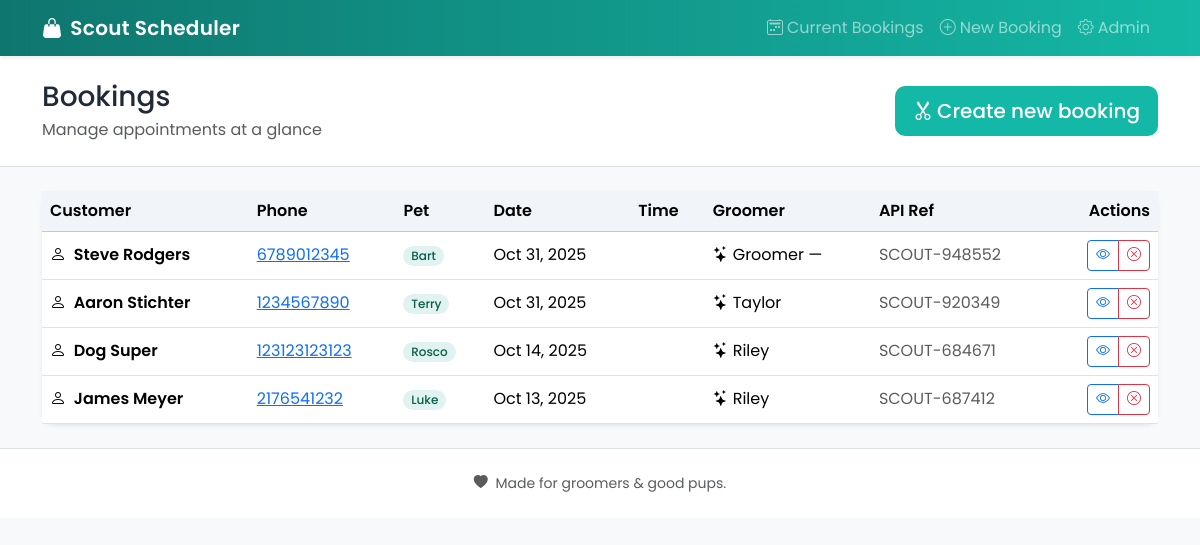
The page /booking/ on the database its author committed.
### booking/models.py (models this page shows, shortened)
class Booking(models.Model):
    customer = models.ForeignKey(Customer, on_delete=models.SET_NULL, null=True, blank=True)
    pet_name = models.CharField(max_length=100, blank=True, null=True)
    class Meta:
        unique_together = ('groomer_id', 'appointment_date', 'appointment_time')
    services = models.JSONField(default=list, blank=True)
    groomer_id = models.IntegerField(null=True, blank=True)
    appointment_date = models.DateField(null=True, blank=True)
    appointment_time = models.CharField(max_length=20, blank=True, null=True)
    api_ref = models.CharField(max_length=100, blank=True, null=True)
    api_payload = models.JSONField(default=dict, blank=True)
    api_response = models.JSONField(default=dict, blank=True)
    created_at = models.DateTimeField(auto_now_add=True)
    updated_at = models.DateTimeField(auto_now=True)

class Customer(models.Model):
    first_name = models.CharField(max_length=100)
    last_name  = models.CharField(max_length=100)
    phone      = models.CharField(max_length=30)
    created_at = models.DateTimeField(auto_now_add=True)
    class Meta:
        unique_together = ('first_name', 'last_name', 'phone')

### booking/views.py (the view)
# urls.py: path('', views.bookings_list, name='list'),
def bookings_list(request):
    qs = Booking.objects.select_related('customer').order_by('-appointment_date', '-appointment_time', '-created_at')
    paginator = Paginator(qs, 25)
    page_number = request.GET.get('page')
    page_obj = paginator.get_page(page_number)
    api = ApiClient()
    groomer_lookup = {str(g['id']): g['name'] for g in api.list_groomers()}
    for b in page_obj.object_list:
        b.groomer_name = groomer_lookup.get(str(b.groomer_id), f"Groomer {b.groomer_id or '—'}")
    return render(request, 'booking/bookings_list.html', {'page_obj': page_obj})

### booking/api.py (called while the page is built)
    def list_groomers(self):
        return [{'id':0,'name':'Anyone'},
                {"id": 1, "name": "Alex"},
                {"id": 2, "name": "Riley"},
                {"id": 3, "name": "Sam"},
                {"id": 4, "name": "Jordan"},
                {"id": 5, "name": "Taylor"},
                ]

### booking/templates/booking/bookings_list.html (shortened to what this page needs)
{% extends "booking/base.html" %}
{% block page_title %}Bookings{% endblock %}
{% block page_subtitle %}Manage appointments at a glance{% endblock %}
{% block header_actions %}
  <a href="{% url 'booking:book' %}" class="btn btn-groom btn-lg">
    <i class="bi bi-scissors me-1"></i>Create new booking
  </a>
{% endblock %}
{% block content %}
  <div class="card shadow-sm">
    <div class="card-body p-0">
      <div class="table-responsive">
        <table class="table table-hover align-middle mb-0">
          <thead class="table-light">
            <tr>
              <th>Customer</th>
              <th>Phone</th>
              <th>Pet</th>
              <th>Date</th>
              <th>Time</th>
              <th>Groomer</th>
              <th>API Ref</th>
              <th class="text-end">Actions</th>
            </tr>
          </thead>
          <tbody>
          {% for b in page_obj.object_list %}
            <tr>
              <td class="fw-semibold">
                <i class="bi bi-person me-1"></i>
                {{ b.customer.first_name }} {{ b.customer.last_name }}
              </td>
              <td>
                {% if b.customer.phone %}
                  <a href="tel:{{ b.customer.phone }}">{{ b.customer.phone }}</a>
                {% else %}
                  <span class="text-muted">—</span>
                {% endif %}
              </td>
              <td><span class="badge rounded-pill text-bg-soft">{{ b.pet_name }}</span></td>
              <td>{{ b.appointment_date|date:"M j, Y" }}</td>
              <td>{{ b.appointment_time|time:"g:i A" }}</td>
              <td><i class="bi bi-stars me-1"></i>{{ b.groomer_name }}</td>
              <td class="text-muted">{{ b.api_ref }}</td>
              <td class="text-end">
                <div class="btn-group">
                  <a class="btn btn-outline-primary btn-sm" href="{% url 'booking:detail' b.id %}" title="View">
                    <i class="bi bi-eye"></i>
                  </a>
                  <button class="btn btn-outline-danger btn-sm" data-bs-toggle="modal" data-bs-target="#cancelModal-{{ b.id }}" title="Cancel">
                    <i class="bi bi-x-circle"></i>
                  </button>
                </div>
              </td>
            </tr>
          {% endfor %}
          </tbody>
        </table>
      </div>
    </div>
  </div>
{% endblock %}

### booking/templates/booking/base.html (shortened to what this page needs)
{% load static %}
<!doctype html>
<html lang="en">
<head>
  <link href="https://cdn.jsdelivr.net/npm/bootstrap@5.3.3/dist/css/bootstrap.min.css" rel="stylesheet">
  <link href="https://cdn.jsdelivr.net/npm/bootstrap-icons@1.11.3/font/bootstrap-icons.css" rel="stylesheet">
  <link href="{% static 'css/app.css' %}" rel="stylesheet">
</head>
<body class="bg-light">
  <nav class="navbar navbar-expand-md bg-brand navbar-dark shadow-sm">
    <div class="container">
      <a class="navbar-brand d-flex align-items-center gap-2" href="/">
        <i class="bi bi-handbag-fill"></i><span>Scout Scheduler</span>
      </a>
      <div id="nav" class="collapse navbar-collapse">
        <ul class="navbar-nav ms-auto">
          <li class="nav-item"><a class="nav-link {% if request.resolver_match.url_name == 'booking:list' %}active{% endif %}" href="{% url 'booking:list' %}"><i class="bi bi-calendar2-week me-1"></i>Current Bookings</a></li>
          <li class="nav-item"><a class="nav-link" href="{% url 'booking:book' %}"><i class="bi bi-plus-circle me-1"></i>New Booking</a></li>
          <li class="nav-item"><a class="nav-link" href="/admin/"><i class="bi bi-gear me-1"></i>Admin</a></li>
        </ul>
      </div>
    </div>
  </nav>
  <header class="py-4 bg-white border-bottom">
    <div class="container d-flex align-items-center justify-content-between flex-wrap gap-3">
      <div>
        <h1 class="h3 mb-1">{% block page_title %}{% endblock %}</h1>
        <p class="text-muted mb-0">{% block page_subtitle %}{% endblock %}</p>
      </div>
      {% block header_actions %}{% endblock %}
    </div>
  </header>
  <main class="container my-4">
    {% block content %}{% endblock %}
  </main>
  <footer class="py-4 border-top bg-white">
    <div class="container text-center text-muted small">
      <i class="bi bi-heart-fill me-1"></i> Made for groomers & good pups.
    </div>
  </footer>
</body>
</html>

### static/css/app.css (style rules this page uses)
:root { --brand: #0f766e; --brand-2: #14b8a6; --accent: #fb7185; --ink: #1f2937; --soft-bg: #f6f9fb; }
body { font-family: "Poppins", system-ui, -apple-system, Segoe UI, Roboto, Arial, sans-serif; color: var(--ink); background: var(--soft-bg); }
.bg-brand { background: linear-gradient(90deg, var(--brand), var(--brand-2)); }
.navbar-brand { font-weight: 600; letter-spacing: 0.3px; }
.btn-groom { background: var(--brand-2); border: none; color: #fff; font-weight: 500; border-radius: 10px; padding: 10px 18px; transition: background 0.2s ease; }
.table thead th { font-weight: 600; background: #f1f5f9; }
.badge.text-bg-soft { background: #e0f2f1; color: #065f46; font-weight: 500; }
.card { border-radius: 14px; box-shadow: 0 2px 6px rgba(0, 0, 0, 0.05); border: none; }
footer { color: #6b7280; }

### rows shown on the page
Booking: customer.first_name "Steve", customer.last_name "Rodgers", customer.phone "6789012345", pet_name "Bart", appointment_date "Oct 31, 2025", groomer_name "Groomer —", api_ref "SCOUT-948552"
Booking: customer.first_name "Aaron", customer.last_name "Stichter", customer.phone "1234567890", pet_name "Terry", appointment_date "Oct 31, 2025", groomer_name "Taylor", api_ref "SCOUT-920349"
Booking: customer.first_name "Dog", customer.last_name "Super", customer.phone "123123123123", pet_name "Rosco", appointment_date "Oct 14, 2025", groomer_name "Riley", api_ref "SCOUT-684671"
Booking: customer.first_name "James", customer.last_name "Meyer", customer.phone "2176541232", pet_name "Luke", appointment_date "Oct 13, 2025", groomer_name "Riley", api_ref "SCOUT-687412"
